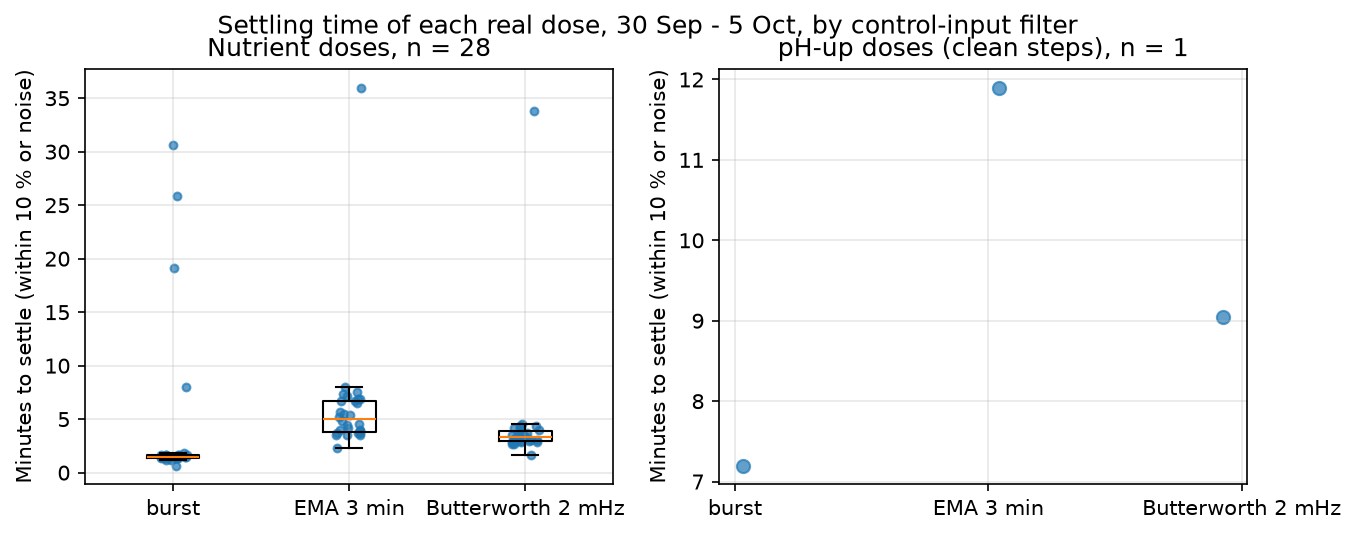

Here is the Python script that generated this plot:
"""Settling time of every dose in the 30 Sep - 5 Oct run, per input filter.

For each pump start, the burst readings around it are replayed through three
control inputs - the raw burst reading, the old 3 min EMA, and the 2 mHz
Butterworth now in firmware 1.9 - with pump-on samples held as on the ESP32.
The settling time is how long after the pump starts each input stays within a
tolerance of the final value (median raw reading 25-40 min after the start).
Linear drift measured before the dose is removed first.

Tolerance: 10 % of the step or the noise floor (2 ppm, 0.03 pH), whichever is
larger. Steps smaller than 3 ppm or 0.1 pH are reported but not timed: they
are within noise and drift.

Run:  python docs/filter_analysis/settle_times.py
Writes settle_times.csv and settle_times.png next to this file.
"""
from __future__ import annotations

from pathlib import Path

import matplotlib

matplotlib.use("Agg")
import matplotlib.pyplot as plt
import numpy as np
import pandas as pd
from scipy import signal

HERE = Path(__file__).resolve().parent
RUN = HERE.parent / "autonomous_run_2026-09-30"
DT = 10.0
FS = 1.0 / DT
PUMPS = ["nutrient_pump_on", "ph_up_pump_on", "ph_down_pump_on", "water_pump_on"]

FILTERS = {
    "burst reading": None,
    "EMA 3 min (<=1.8)": (np.array([1 - np.exp(-DT / 180.0)]),
                          np.array([1.0, -np.exp(-DT / 180.0)])),
    "Butterworth-2 2 mHz (1.9)": signal.butter(2, 0.002, btype="low", fs=FS),
}
TOL_FRAC = 0.10
NOISE = {"TDS": 2.0, "pH": 0.03}
MIN_STEP = {"TDS": 3.0, "pH": 0.1}


def load():
    d = pd.read_csv(RUN / "sensor_readings.csv", low_memory=False)
    d = d[(d.row_source == "live") & (d.hours_since_plain_water >= 0)].copy()
    d["t"] = pd.to_datetime(d.time_utc, utc=True)
    for p in PUMPS:
        d[p] = d[p].astype(str).str.lower().isin(["1", "true", "1.0"])
    d["pump"] = d[PUMPS].any(axis=1)
    ev = pd.read_csv(RUN / "actuator_events.csv")
    ev = ev[ev.hours_since_plain_water > 0].copy()
    ev["t"] = pd.to_datetime(ev.time_utc, utc=True)
    return d.sort_values("t").reset_index(drop=True), ev.sort_values("t").reset_index(drop=True)


def settle_one(d, t0, col, label, direction):
    w = d[(d.t > t0 - pd.Timedelta(minutes=30)) & (d.t < t0 + pd.Timedelta(minutes=41))]
    tm = (w.t - t0).dt.total_seconds().to_numpy() / 60
    x = w[col].astype(float).to_numpy().copy()
    pump = w.pump.to_numpy()
    for i in range(1, len(x)):                      # firmware holds during a pump
        if pump[i] or np.isnan(x[i]):
            x[i] = x[i - 1]
    pre = (tm > -20) & (tm < -0.5)
    if pre.sum() < 30 or (tm > 40).sum() == 0:
        return None
    slope = np.polyfit(tm[pre], x[pre], 1)[0]       # drift per minute
    x = x - slope * tm
    base = np.median(x[(tm > -10) & (tm < -0.5)])
    final = np.median(x[(tm > 25) & (tm < 40)])
    step = final - base
    out = {"step": step}
    # Too small to time, or moving against the dose (e.g. a pH-up dose given
    # while pH was still falling): not a clean step response.
    if abs(step) < MIN_STEP[label] or np.sign(step) != direction:
        return out
    tol = max(TOL_FRAC * abs(step), NOISE[label])
    after = (tm >= 0) & (tm <= 35)
    for name, ba in FILTERS.items():
        if ba is None:
            y = x
        else:
            b, a = ba
            y, _ = signal.lfilter(b, a, x, zi=signal.lfilter_zi(b, a) * x[0])
        ta = tm[after]
        outside = np.nonzero(np.abs(y[after] - final) > tol)[0]
        if not len(outside):
            out[name] = 0.0
        elif outside[-1] + 1 >= len(ta):
            out[name] = np.inf          # not settled within 35 min
        else:
            out[name] = float(ta[outside[-1] + 1])
    return out


def main():
    d, ev = load()
    rows = []
    for _, e in ev.iterrows():
        nxt = ev.t[ev.t > e.t]
        clash = len(nxt) and (nxt.iloc[0] - e.t) < pd.Timedelta(minutes=40)
        col, label = (("tds_ppm", "TDS") if e.pump == "nutrient" else ("ph_filtered", "pH"))
        direction = -1 if e.pump == "ph_down" else 1
        res = settle_one(d, e.t, col, label, direction)
        kind = ("nutrient (overrun)" if e.pump == "nutrient" and e.overrun == 1
                else e.pump.replace("_", "-"))
        row = {"time_utc": e.time_utc, "dose": kind, "booked_ml": e.controller_accounted_ml,
               "next_pump_within_40min": bool(clash)}
        if res:
            row.update(res)
        rows.append(row)
    out = pd.DataFrame(rows)
    out.to_csv(HERE / "settle_times.csv", index=False)

    names = list(FILTERS)
    timed = out.dropna(subset=[names[0]])
    timed = timed[~timed.next_pump_within_40min]
    print(f"doses: {len(out)}, timed (step above noise, no pump within 40 min): {len(timed)}")
    summary = (timed.groupby("dose")[names]
               .agg(["count", "median", lambda s: s.quantile(0.9), "max",
                     lambda s: int(np.isinf(s).sum())]))
    stat_names = ["count", "median", "p90", "max", "not settled <35 min"]
    summary.columns = [f"{f} | {stat_names[i % 5]}" for i, (f, _) in enumerate(summary.columns)]
    with pd.option_context("display.width", 200, "display.max_columns", 20):
        print(summary.round(1).T.to_string())
    untimed = out[out[names[0]].isna()]
    print("\nnot timed (step within noise/drift):")
    print(untimed.groupby("dose").size().to_string())

    fig, axes = plt.subplots(1, 2, figsize=(10, 3.6), sharey=False)
    for ax, dose in zip(axes, ["nutrient", "ph-up"]):
        sub = timed[timed.dose.str.startswith(dose)]
        data = [np.minimum(sub[n].to_numpy(), 36.0) for n in names]  # >35 min drawn at 36
        if len(sub) >= 5:
            ax.boxplot(data, tick_labels=["burst", "EMA 3 min", "Butterworth 2 mHz"],
                       showfliers=False)
        else:
            ax.set_xticks([1, 2, 3], ["burst", "EMA 3 min", "Butterworth 2 mHz"])
        for i, v in enumerate(data, start=1):
            ax.scatter(np.full(len(v), i) + np.random.uniform(-0.08, 0.08, len(v)), v,
                       s=14 if len(sub) >= 5 else 40, alpha=0.7, color="tab:blue")
        ax.set_ylabel("Minutes to settle (within 10 % or noise)")
        name = "Nutrient doses" if dose == "nutrient" else "pH-up doses (clean steps)"
        ax.set_title(f"{name}, n = {len(sub)}")
        ax.grid(True, alpha=0.3)
    fig.suptitle("Settling time of each real dose, 30 Sep - 5 Oct, by control-input filter")
    fig.savefig(HERE / "settle_times.png", dpi=150, bbox_inches="tight")


if __name__ == "__main__":
    main()
